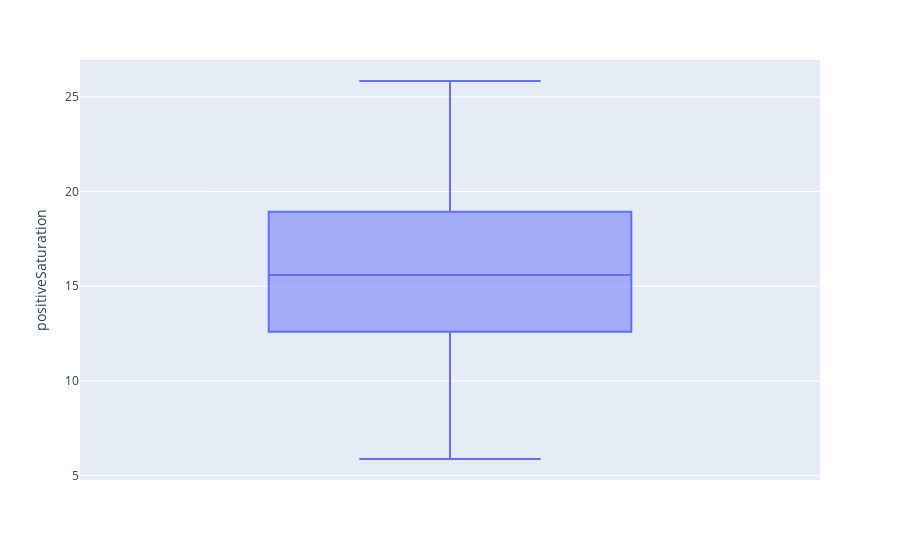

This figure's notebook cell:
### Code cell
fig = go.Figure()
fig = px.box(droppedNoise, y="positiveSaturation")
fig.show()

### Figure 1 — Plotly figure (JSON) as saved in the notebook; plotly's stock layout.template omitted (floating-point values rounded to 4 significant figures)
{"data": [{"alignmentgroup": "True", "hovertemplate": "positiveSaturation=%{y}<extra></extra>", "legendgroup": "", "marker": {"color": "#636efa"}, "name": "", "notched": false, "offsetgroup": "", "orientation": "v", "showlegend": false, "type": "box", "x0": " ", "xaxis": "x", "y": [15.6, 23.56, 24.02, 25.84, 23.22, 18.91, 21.77, 17.26, 17.41, 17.18, 15.59, 15.02, 18.98, 18.78, 14.03, 15.49, 14.82, 9.734, 12.9, 5.875, 11.71, 13.14, 9.824, 11.69, 10.87], "y0": " ", "yaxis": "y"}], "layout": {"boxmode": "group", "legend": {"tracegroupgap": 0}, "margin": {"t": 60}, "xaxis": {"anchor": "y", "domain": [0, 1]}, "yaxis": {"anchor": "x", "domain": [0, 1], "title": {"text": "positiveSaturation"}}}}
